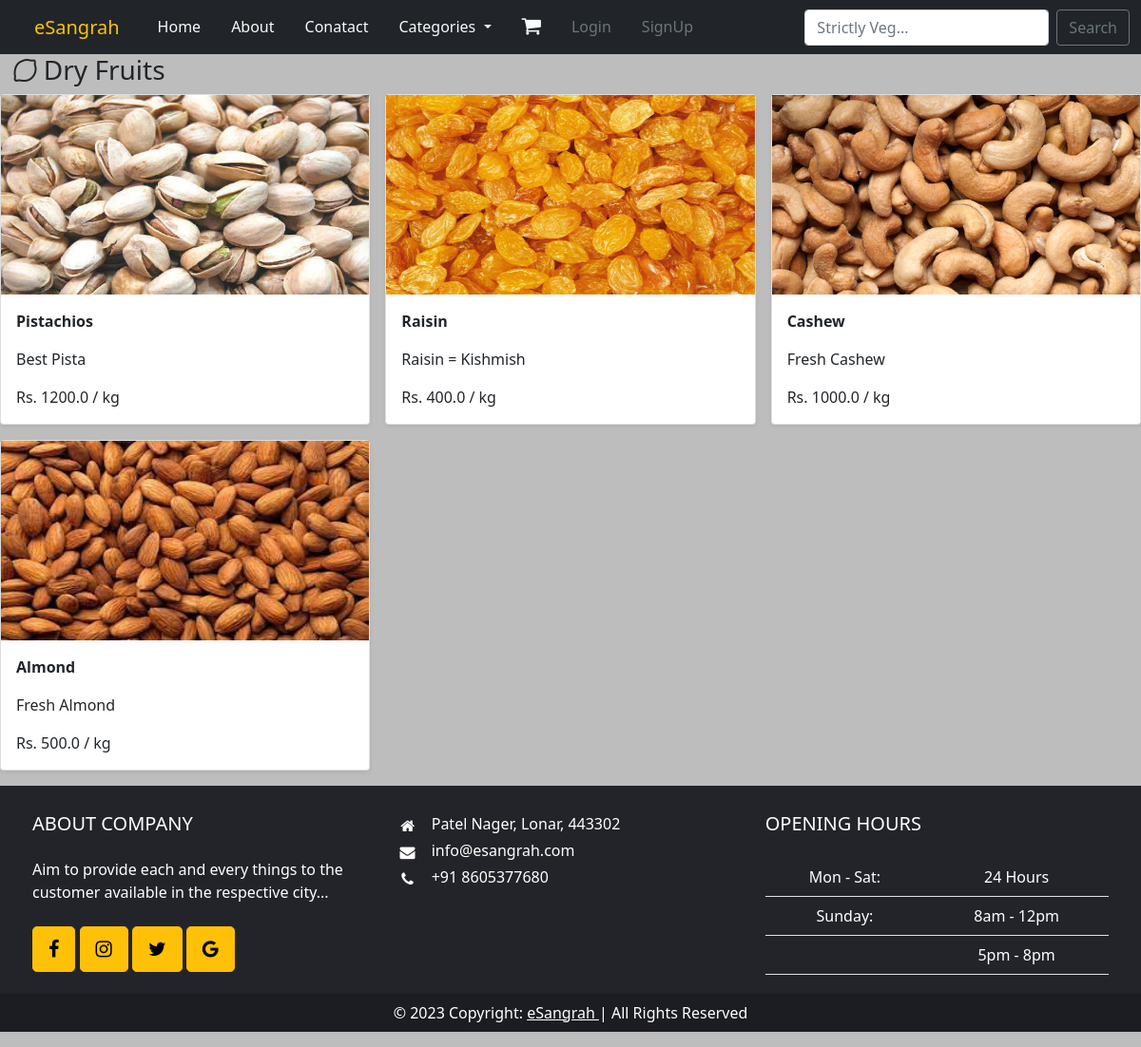
Page /dryfruit on the committed database.
### eSangrah/models.py (models this page shows, shortened)
class DryFruit(models.Model):
    name = models.CharField(max_length=100)
    image = models.ImageField(upload_to="dryfruit_img")
    desc = models.CharField(max_length=100)
    price = models.FloatField(max_length=6)

### eSangrah/views.py (the view)
# urls.py: path("dryfruit", views.dryfruit, name='dryfruit'),
def dryfruit(request):
    dryfruits = DryFruit.objects.all().order_by("-id")
    return render(request, 'dryfruit.html', {"dryfruits":dryfruits})

### templates/dryfruit.html
{% extends "base.html" %}
{% block main %}
<h3 class="my5"> &nbsp; <i class="fa fa-lemon-o " aria-hidden="true"></i> Dry Fruits</h3>
<div class="row row-cols-1 row-cols-sm-2 row-cols-md-3 g-3">
    {% for dryfruit in dryfruits %}
    <div class="col">
        <div class="card shadow-sm">
            <a href=""><img src="{{dryfruit.image.url}}" class="d-block w-100" height="210px" alt="..."/></a>
            <div class="card-body">
                <p class="card-text"><b>{{dryfruit.name}}</b></p>
                <p class="card-text">{{dryfruit.desc}}</p>
                <p class="card-text">Rs. {{dryfruit.price}} / kg</p>
            </div>
        </div>
    </div>
  {% endfor %}
</div>
{% endblock main %}

### rows in the picture
DryFruit: image (picture), name "Pistachios", desc "Best Pista", price "1200.0"
DryFruit: image (picture), name "Raisin", desc "Raisin = Kishmish", price "400.0"
DryFruit: image (picture), name "Cashew", desc "Fresh Cashew", price "1000.0"
DryFruit: image (picture), name "Almond", desc "Fresh Almond", price "500.0"
